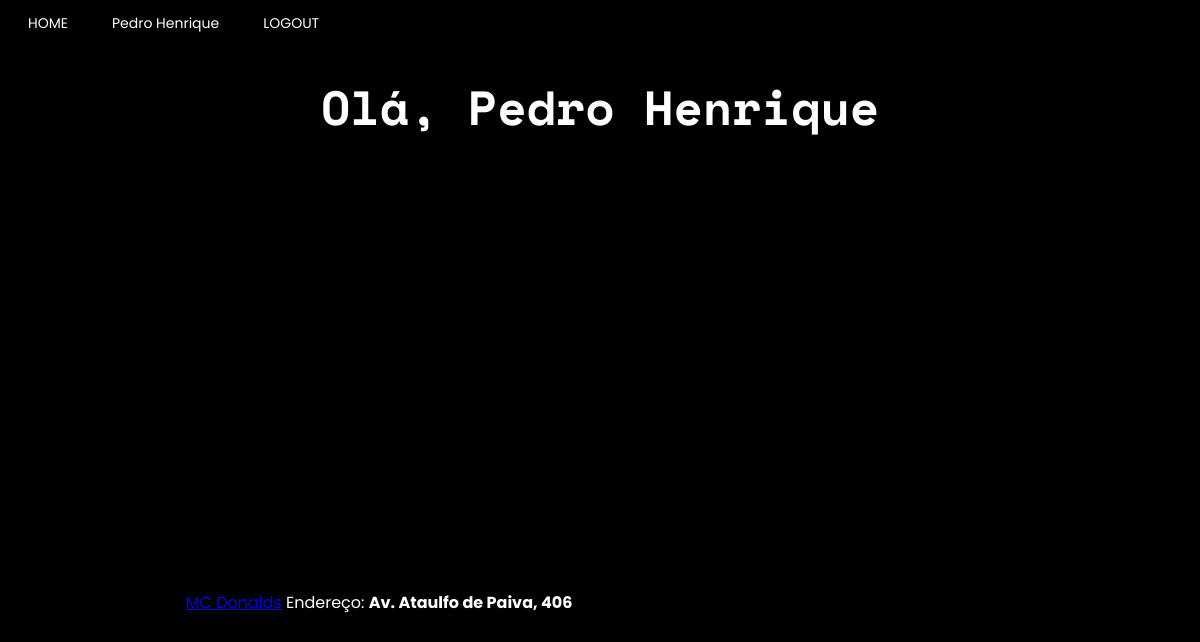
/user_page (signed in), run on an earlier commit of the app's database.
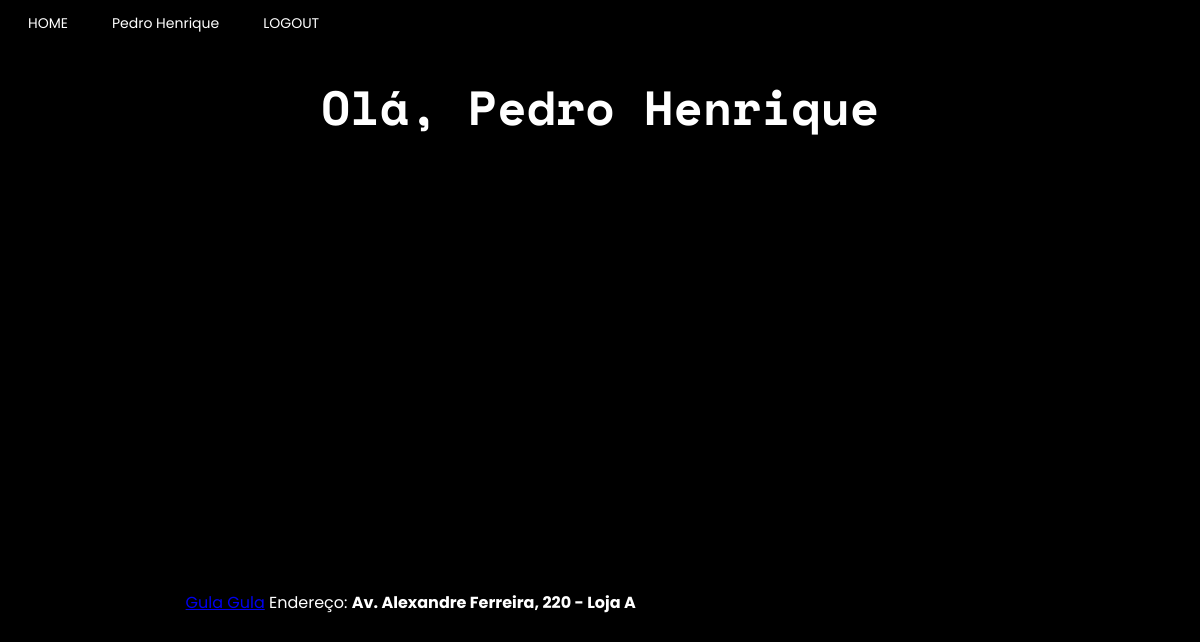
And on a later commit of the database.
### app/model.py (models this page shows, shortened)
class usuario(UserMixin, db.Model):
    __tablename__ = "usuario"
    id = db.Column(db.Integer, primary_key=True)
    username = db.Column(db.String(64), index=True, unique=True)
    email = db.Column(db.String(120), index=True, unique=True)
    password_hash = db.Column(db.String(120))
    city = db.Column(db.String(120))
    district = db.Column(db.String(50))
    age = db.Column(db.Integer)

class empresa(UserMixin, db.Model):
    __tablename__ = "empresa"
    id = db.Column(db.Integer,primary_key=True)
    enterprise_name = db.Column(db.String(64), index=True, unique=True)
    email = db.Column(db.String(120), index=True, unique=True)
    password_hash = db.Column(db.String(120))
    city = db.Column(db.String(120))
    latitude = db.Column(db.Float)
    longitude = db.Column(db.Float)
    district = db.Column(db.String(50))
    street = db.Column(db.String(120))
    posts = db.relationship("Post", backref="enterprise")

### app/routes.py (the view)
@app.route("/user_page", methods=["POST", "GET"])
@login_required
def user_page():                              # PAGINA DE USUARIO
    return render_template('user_page.html', title="Usuario", empresa = empresa ,css_file="user_page.css", user=current_user)

### app/model.py (called while the page is built)
@login.user_loader
def load_user(id):
    if usuario.query.get(int(id)):
        load = usuario.query.get(int(id))
    else:
        load = empresa.query.get(int(id))
    return load

### app/templates/user_page.html (shortened to what this page needs)
{% extends "base.html" %}
{% block content %}
<h1>Olá, {{user.username}}</h1>
<div id="map"></div>
{% for enterprise in empresa.query.limit(20).all()%}
<div class="enterprises"><p><a href="{{url_for('enterprise_page_specific',name=enterprise.enterprise_name)}}">{{ enterprise.enterprise_name }}</a> Endereço: <b>{{ enterprise.street }}</b></p></div>
{% endfor %}
{% endblock %}

### app/templates/base.html (shortened to what this page needs)
<!DOCTYPE html>
<html>
    <head>
        {% if css_file%}
            <link rel="stylesheet" type="text/css" href="{{ url_for('static', filename=css_file) }}">
        {% else %}
            <link rel="stylesheet" type="text/css" href="{{ url_for('static', filename='user_page.css') }}">
        {% endif %}
    </head>
    <body>
        <header class="menu">
            <a href="{{ url_for('main_page') }}" class="button">HOME</a>
            {% if user.is_authenticated %}
            {% if user.username %}
            <a href="{{ url_for('user_page')}}"class="button">{{user.username}}</a>
            {% else %}
            <a href="{{ url_for('enterprise_page')}}"class="button">{{user.enterprise_name}}</a>
            {% endif%}
            <a href="{{ url_for('logout') }}" class="button">LOGOUT</a>
            {% else %}
            <a href="{{ url_for('enterprise_register_page') }}" class="button">SEJA UM ANUNCIANTE</a>
            <a href="{{ url_for('user_register_page') }}" class="button">REGISTRO</a>
            <a href="{{ url_for('login_page') }}" class="button">LOGIN</a>
            {% endif %}
        </header>
        {% block content %}{% endblock %}
    </body>
</html>

### app/static/user_page.css (style rules this page uses)
h1 { color: rgb(255, 255, 255); text-align: center; font-family: 'Space Mono'; font-size: 300%; }
body { background: black; background-image: url("https://www.pixel4k.com/wp-content/uploads/2021/05/abstract-waving-4k_1620165379-1536x960.jpg"); background-repeat: no-repeat; background-size: 100%; }
#map { height: 400px; width: 70%; border-radius: 8px; margin: auto; }
.enterprises { color:white; display: grid; align-items: center; font-family:'Poppins'; margin-left:15%; }

### app/static/base.css (style rules this page uses)
header.menu { align-items: left; justify-content: start; }
a.button { border: none; color: white; padding: 5px 20px; text-align: right; text-decoration: none; display: inline-block; font-size: 14px; z-index: 99; right: 30px; font-family:'Poppins'; }

What changed in the data, as far as the page shows it:
removed empresa: enterprise_name "MC Donalds", street "Av. Ataulfo de Paiva, 406"
added empresa: enterprise_name "Gula Gula", street "Av. Alexandre Ferreira, 220 - Loja A"
